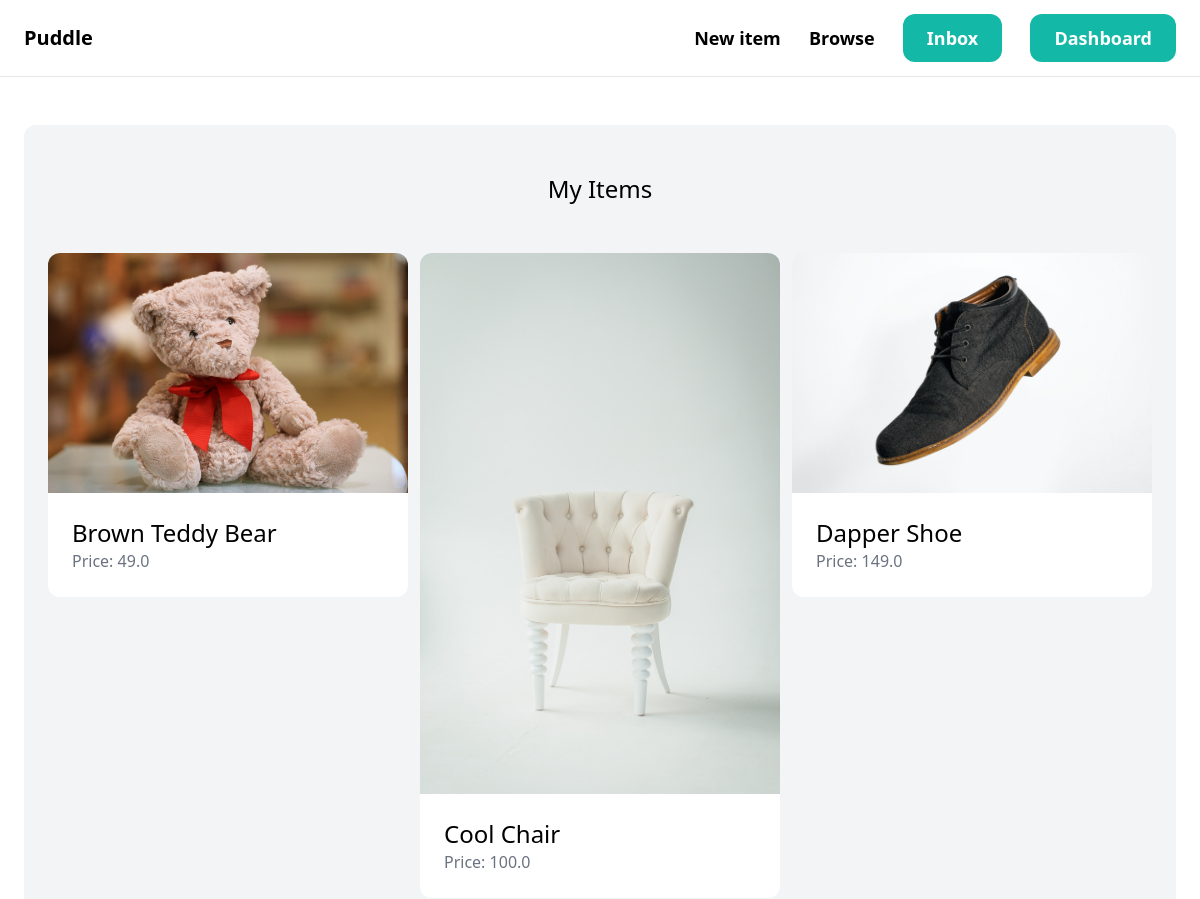
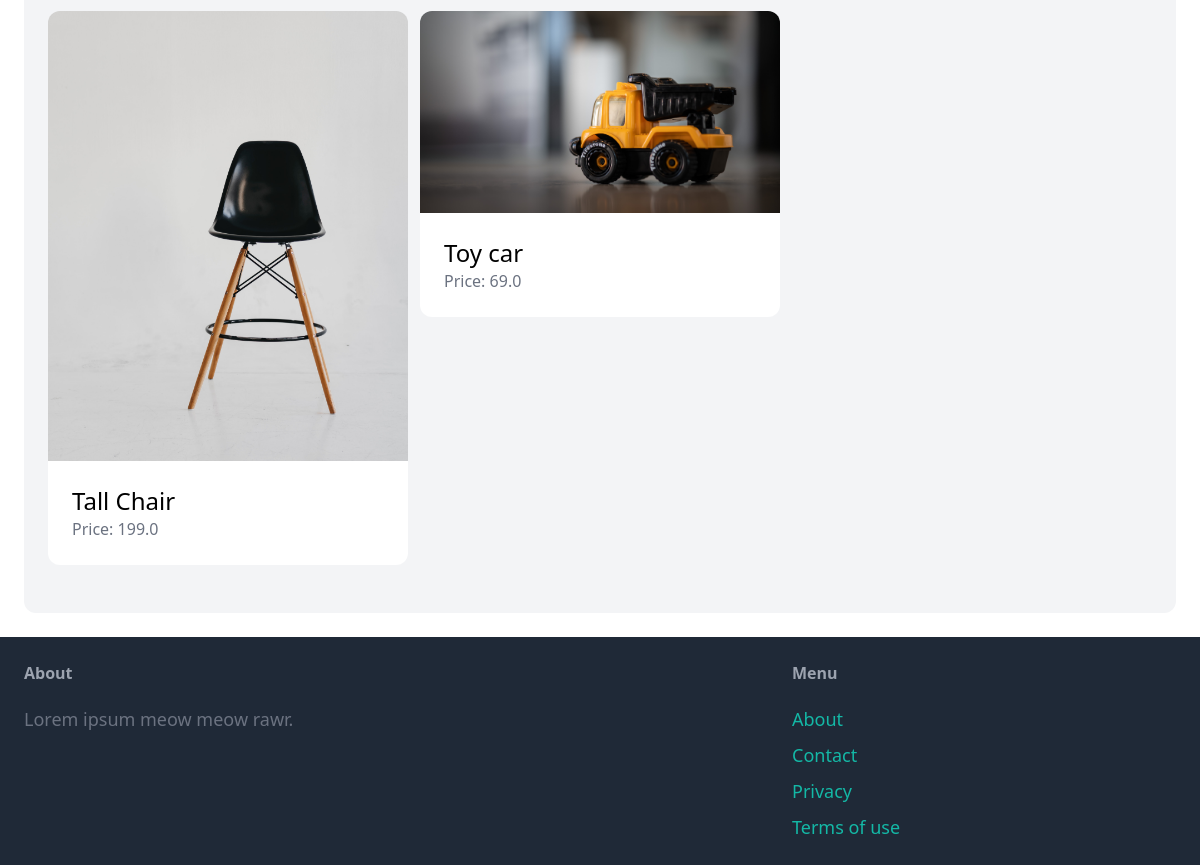
The app's page /dashboard/ (signed in), older data (2 pictures, top to bottom).
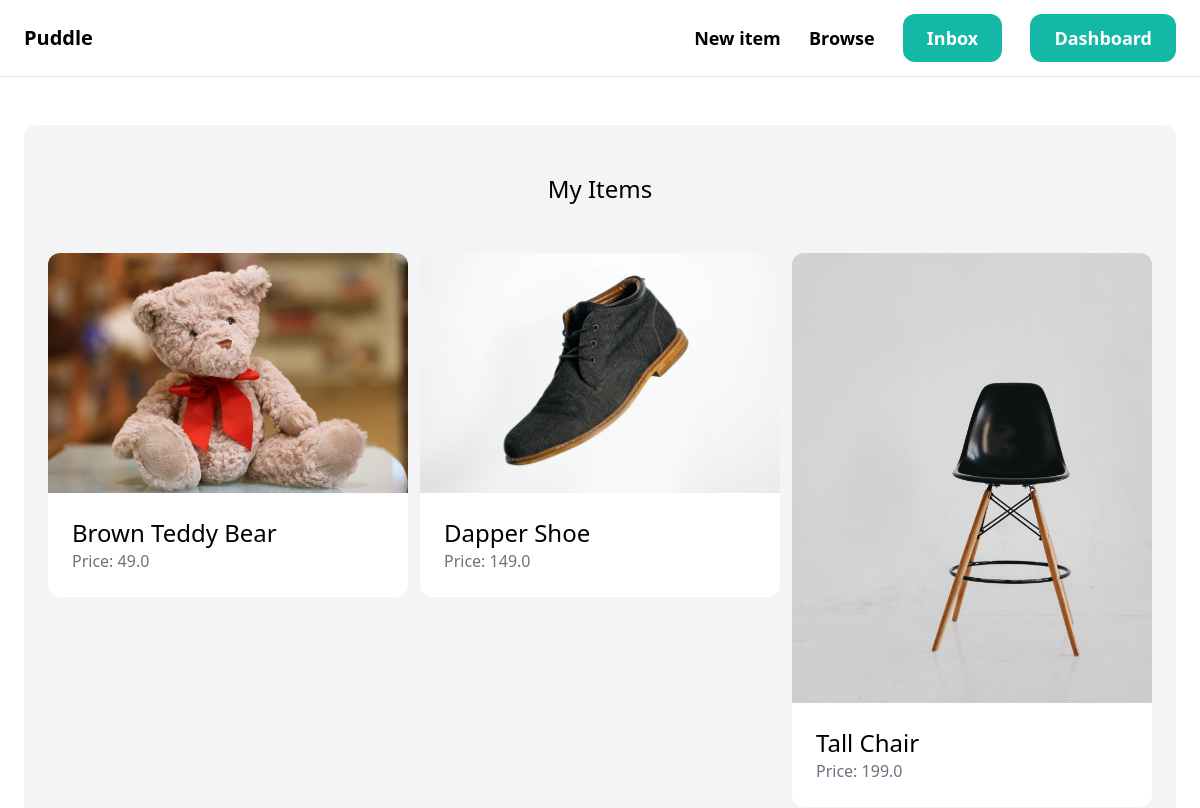
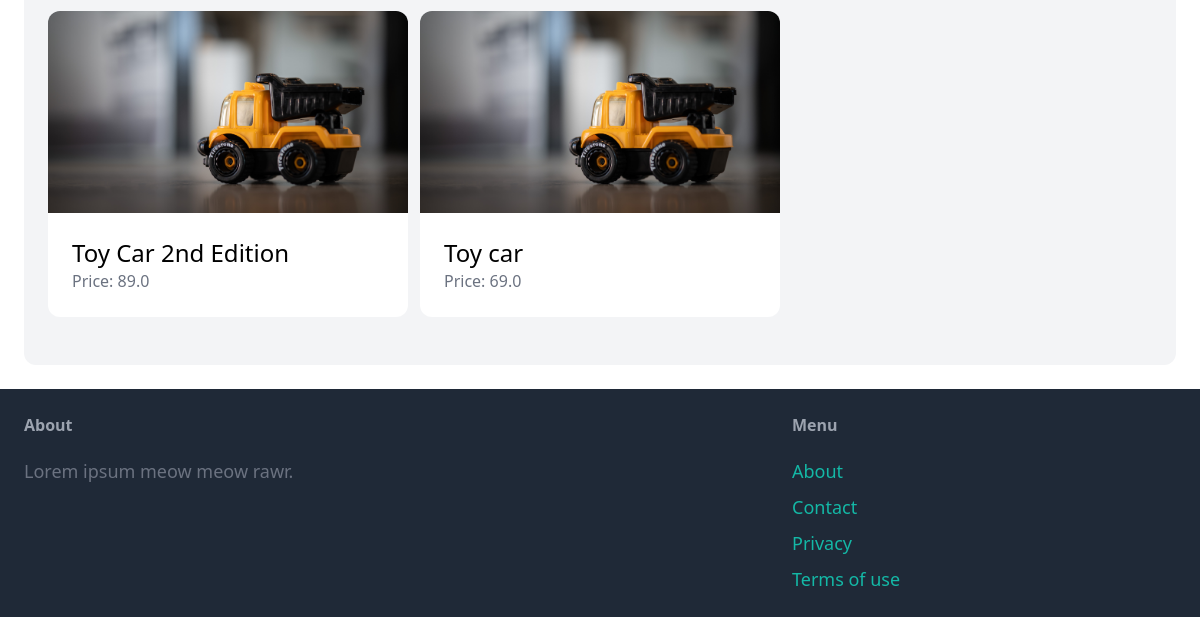
The same page, newer data (2 pictures, top to bottom).
### item/models.py (models this page shows, shortened)
class Item(models.Model):
    category = models.ForeignKey(Category, related_name='items', on_delete=models.CASCADE)
    name = models.CharField(max_length=255)
    description = models.TextField(blank=True, null=True)
    price = models.FloatField()
    image = models.ImageField(upload_to='item_images', blank=True, null=True)
    is_sold = models.BooleanField(default=False)
    created_by = models.ForeignKey(User, related_name='items', on_delete=models.CASCADE)
    created_at = models.DateTimeField(auto_now_add=True)
    class Meta:
        ordering = ('name', )

### dashboard/views.py (the view)
# urls.py: path('', views.index, name='index'),
@login_required
def index(request):
    items = Item.objects.filter(created_by=request.user)
    return render(request, 'dashboard/index.html', {
        'items': items
    })

### dashboard/templates/dashboard/index.html (shortened to what this page needs)
{% extends 'core/base.html' %}
{% block content %}
    <div class="mt-6 px-6 py-12 bg-gray-100 rounded-xl">
        <h2 class="mb-12 text-2xl text-center">My Items</h2>
        <div class="grid grid-cols-3 gap-3">
            {% for item in items %}
                <div>
                    <a href="{% url 'item:detail' item.id %}">
                        <div>
                            <img src="{{ item.image.url }}" class="rounded-t-xl">
                        </div>
                        <div class="p-6 bg-white rounded-b-xl">
                            <h2 class="text-2xl">{{ item.name }} </h2>
                            <p class="text-gray-500"> Price: {{item.price}} </p>
                        </div>
                    </a>
                </div>
            {% endfor %}
        </div>
    </div>
{% endblock %}

Row changes from the older to the newer data that the page shows:
removed Item: image (picture), name "Cool Chair", price "100.0"
added Item: image (picture), name "Toy Car 2nd Edition", price "89.0"
